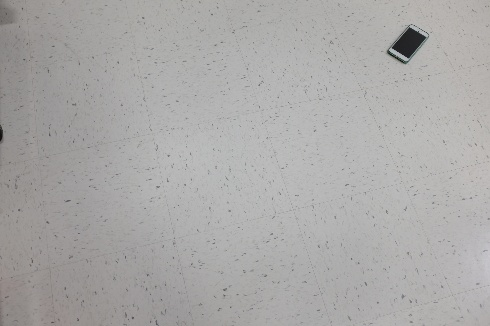
#> input picture find_phone_data/0.jpg, 490 x 326 px
$ python find_phone.py find_phone_data/0.jpg
#> lines starting #> are read from the running program, lines starting #| are printed output that depends on the picture; after the words box and inside, x2 and y2 are one past the last pixel; in counts of white or black regions, pixels touching at a corner belong together
from skimage import io
import sys
import numpy as np
import math


def find_phone():
    """
    Main entry point for finding the phone coordinates in the RGB image
    This involves computing grayscale image based on image texture and intensity
    """
    texture_threshold = 5
    intensity_threshold = 80
    window_size = 5
    shift = int(window_size/2)

    phone = None
    try:
        phone = io.imread(file_path)
#> phone is the input picture: shape (326, 490, 3); mean R, G, B 170.3, 169.1, 168.1
    except OSError:
        print ("Input image cannot be found")
        sys.exit(0)

    print ("Running sliding window on image, this can take ~30 secs. Please wait for the execution to complete")
    img_length = phone.shape[0]
#> img_length = 326
    img_width = phone.shape[1]
#> img_width = 490
    texture = np.zeros(shape=(img_length, img_width), dtype=np.int32)

    for row in range(0, img_length - window_size + 1):
        for col in range(0, img_width - window_size + 1):
            # For each sub image of window size, find the texture and intensity for the middle pixel of sub image
            sub_img = phone[row:row+window_size, col:col+window_size]
            texture_val = get_texture(sub_img, window_size)
            intensity_val = get_intensity(sub_img, window_size)

            # Create a gray scale image based on texture and intensity threshold
            if texture_val < texture_threshold and intensity_val < intensity_threshold:
                texture[row+shift, col+shift] = 0
            else:
                texture[row+shift, col+shift] = 255
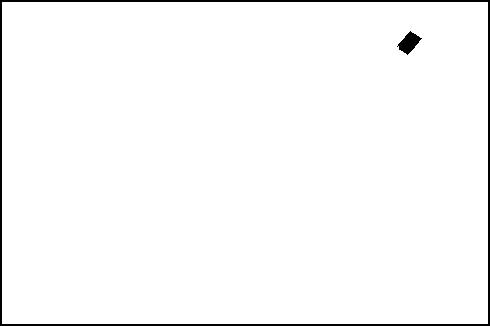
#> texture: shape (326, 490) int32; 97.8% white; 2 black regions, box (x1, y1, x2, y2) and area: (0, 0, 490, 326) 3248, (397, 31, 422, 55) 297

    find_connected_components(phone, texture, window_size)


def get_texture(sub_img, window_size):
    """
    Find the texture value for the center pixel of the sub image using the
    pixel values of the pixel values in the sub image
    :param sub_img: Image of window size
    :param window_size: Size of the sub image eg: 5 * 5
    :return: Texture value of the center pixel of the window
    """
    texture_val = 0
    count = 2*(window_size*(window_size-1))
    sub_img = np.mean(sub_img, axis=2)
    for row in range(0, window_size):
        texture_val += np.sum(np.fabs(np.ediff1d(sub_img[row,:])))

    for col in range(0, window_size):
        texture_val += np.sum(np.fabs(np.ediff1d(sub_img[:col])))

    return texture_val/count


def get_intensity(sub_img, window_size):
    """
    Find the average rgb values of the center pixel of the subimage
    :param sub_img: Image of window size
    :param window_size: Size of the subimage eg: 5 * 5
    :return:
    """
    row = int(window_size/2)
    col = int(window_size/2)
    return np.sum(sub_img[row, col])/3


def find_connected_components(phone_original, phone_grayscale, window_size):
    """
    Logic to find various connected components in a grayscale image
    Logic to find presence of white patch around each of the connected component to
    identify potential component as phone
    Logic to find the mid coordinate of the components that may represent a phone
    :param phone_original: ndarray of the original image
    :param phone_grayscale: ndarray of grayscale image
    :param window_size: Size of the window
    """
    phone_grayscale_copy = np.copy(phone_grayscale)
    candidate_phone_location = num_of_connected_components(phone_grayscale_copy, window_size)
    if candidate_phone_location:
        phone_location = find_white_patch(phone_original, candidate_phone_location)
        (final_x, final_y) = find_mid_coordinates(phone_grayscale, phone_location)
        norm_x = final_x / float(phone_grayscale.shape[0])
        norm_y = final_y / float(phone_grayscale.shape[1])
        print ("{0:.4f}".format(norm_y), "{0:.4f}".format(norm_x))
    else:
        print (" Sorry could not find the co-ordinates of the center of the phone")


def num_of_connected_components(img_array, window_size):
    """
    Depth first logic to find various connected components represented by pixel value of 1 in a grayscale image
    :param img_array: ndarray of grayscale image
    :param window_size: Size of the window
    :return:
    """
#> called with window_size = 5
    length = len(img_array)
    width = len(img_array[0])
    shift = int(window_size/2)

    # List of black patches and their coordinate information
    black_components = []
    for row in range(shift, length-window_size+1):
        for col in range(shift, width-window_size+1):
            if img_array[row, col] == 0:
                component_size = dfs(img_array, length, width, row, col, window_size, shift, 0)
                component = (row, col)
                component += (component_size,)
                black_components.append(component)
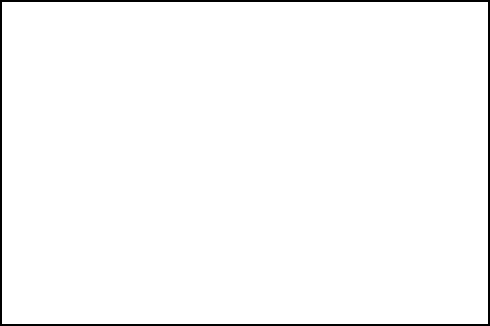
#> img_array: shape (326, 490) int32; 98% white; 1 black region, box (x1, y1, x2, y2) and area: (0, 0, 490, 326) 3248

    if len(black_components) == 0:
        return

    # Pick a black patch that has max component size
    max_component_size_entry = max(black_components, key=lambda x: x[2])

    # Remove all black patches that are not of significant size
    prominent_black_components = []
    if len(black_components) > 1:
        for component in black_components:
            component_size = component[2]
            if 50 < component_size < 500:
                prominent_black_components.append(component)
#> this loop made 2 passes
#> component on passes 1 to 2: (31, 410, 296), (46, 397, 1)

    if len(prominent_black_components) == 0:
        return [max_component_size_entry]
    return prominent_black_components


# Recursive DFS to find connected components that are represented by pixel value of 1
def dfs(img_array, length, width, x, y, window_size, shift, component_size):
    if img_array[x, y] == 255:
        return component_size
    img_array[x, y] = 255
    component_size += 1

    if x > shift:
        component_size = dfs(img_array, length, width, x-1, y, window_size, shift, component_size)
    if x != length-window_size+1:
        component_size = dfs(img_array, length, width, x+1, y, window_size, shift, component_size)
    if y > shift:
        component_size = dfs(img_array, length, width, x, y-1, window_size, shift, component_size)
    if y != width-window_size+1:
        component_size = dfs(img_array, length, width, x, y+1, window_size, shift, component_size)

    return component_size


def find_white_patch(original_img_array, candidate_phone_location):
    """
    Logic to find presence of white patch starting from (x, y) pixel coordinates and going
    in all four direction (top, down, left and right) in the original image
    :param original_img_array: ndarray of original image
    :param candidate_phone_location: List of (x,y) pixel coordinates of potential phone location
    :return: (x, y) - pixel coordinates that has white patch in maximum number of direction
    """
    white_patch_th = 120
    phone_loc_with_white_patch = []
    for loc in candidate_phone_location:
        x = loc[0]
        y = loc[1]
        try:
            bottom = None
            for i in range(x, x+20):
                rgb_avg = np.sum(original_img_array[i, y])/3
                if rgb_avg > white_patch_th:
                    bottom = (i, y)
                    break
        except IndexError:
            bottom = None

        try:
            right = None
            for i in range(y, y+20):
                rgb_avg = np.sum(original_img_array[x, i])/3
                if rgb_avg > white_patch_th:
                    right = (x, i)
                    break
        except IndexError:
            right = None

        try:
            top = None
            for i in range(x, x-20, -1):
                rgb_avg = np.sum(original_img_array[i, y])/3
                if rgb_avg > white_patch_th:
                    top = (i, y)
                    break
        except IndexError:
            top = None

        try:
            left = None
            for i in range(y, y-20, -1):
                rgb_avg = np.sum(original_img_array[x, i])/3
                if rgb_avg > white_patch_th:
                    left = (x, i)
                    break
        except IndexError:
            left = None

        non_nones = 0
        if bottom is not None:
            non_nones += 1
        if right is not None:
            non_nones += 1
        if top is not None:
            non_nones += 1
        if left is not None:
            non_nones += 1

        phone_loc_with_white_patch.append((x, y, non_nones))
#> this loop made 1 pass

    max_entry = max(phone_loc_with_white_patch, key=lambda x: x[2])
    return max_entry


def find_mid_coordinates(img_array, phone_loc):
    """
    Finding the approximate middle coordinates of the phone by identify the
    center of the black patch starting from (x, y) phone_loc in grayscale image
    :param img_array: ndarry of grayscale image
    :param phone_loc: (x, y) - corner pixel coordinates of a black patch representing phone
    :return: (x,y) - approximate middle coordinates values
    """
#> called with phone_loc = (31, 410, 3)
    x = phone_loc[0]
    y = phone_loc[1]
    top = (x,y)
    bottom = (x,y)

    try:
        while img_array[x, y] == 0:
            x += 1
#> this loop made 21 passes
        bottom = (x-1, y)
    except IndexError:
        bottom = (x-1, y)

    try:
        x = (top[0] + bottom[0])/2
        y = bottom[1]
        left = (x, y)
        while img_array[x, y] == 0:
            y -= 1
#> this loop made 0 passes
        left = (x, y + 1)
    except IndexError:
        left = (x, y + 1)

    try:
        x = (top[0] + bottom[0])/2
        y = bottom[1]
        right = (x, y)
        while img_array[x, y] == 0:
            y += 1
        right = (x, y - 1)
    except IndexError:
        right = (x, y - 1)

    final_x = int(top[0] + bottom[0] + right[0] + left[0])/4
    final_y = int(top[1] + bottom[1] + right[1] + left[1])/4
    return (final_x, final_y)


file_path = sys.argv[1]
find_phone()
#| 0.8367 0.1258
